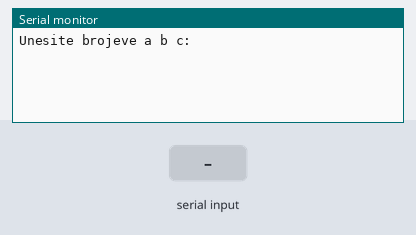
The sketch below on a simulated Arduino Uno, built with avr-gcc and run on an emulated ATmega328P. Parts: the last lines printed to the serial monitor. The test bench sets the inputs (shaded band).

Above: at 1.2 s.
1.3 s: "90,45,200\n" received over Serial
At 2.6 s:
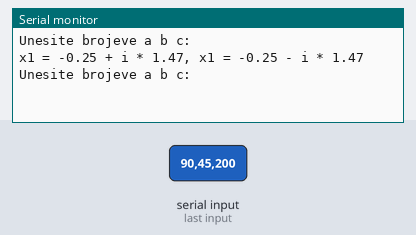
2.9 s: "30,150,10\n" received over Serial
5.9 s: "0\n" received over Serial
At 9.2 s:
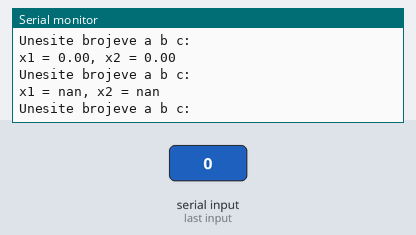

The sketch:

z5.ino
```cpp
float a, b, c;
float dis;
float x1, x2;

void setup() {
  // put your setup code here, to run once:
  Serial.begin(9600);
}

void loop() {
  // put your main code here, to run repeatedly:
  Serial.println("Unesite brojeve a b c: ");
  while(Serial.available() == 0);
  delay(100);
  a = Serial.parseFloat();
  b = Serial.parseFloat();
  c = Serial.parseFloat();


  dis = b*b - 4*a*c;
  if(dis < 0)
  {
    x1 = ((-1)*b) / (2*a);
    x2 = (sqrt((-1) * dis)) / (2*a);
    Serial.print("x1 = ");
    Serial.print(x1);
    Serial.print(" + i * ");
    Serial.print(x2);
    Serial.print(", x1 = ");
    Serial.print(x1);
    Serial.print(" - i * ");
    Serial.println(x2);
  }
  else
  {
    x1 = ((-1)*b + sqrt(dis)) / (2*a);
    x2 = ((-1)*b - sqrt(dis)) / (2*a);
    Serial.print("x1 = ");
    Serial.print(x1);
    Serial.print(", x2 = ");
    Serial.println(x2);
  }

}
```

Measured:
- after the input at 1.3 s, the serial monitor: prints a new line after 0.10 s (image 1)
- after the input at 5.9 s, the serial monitor: prints a new line after 2.1 s (image 2)
